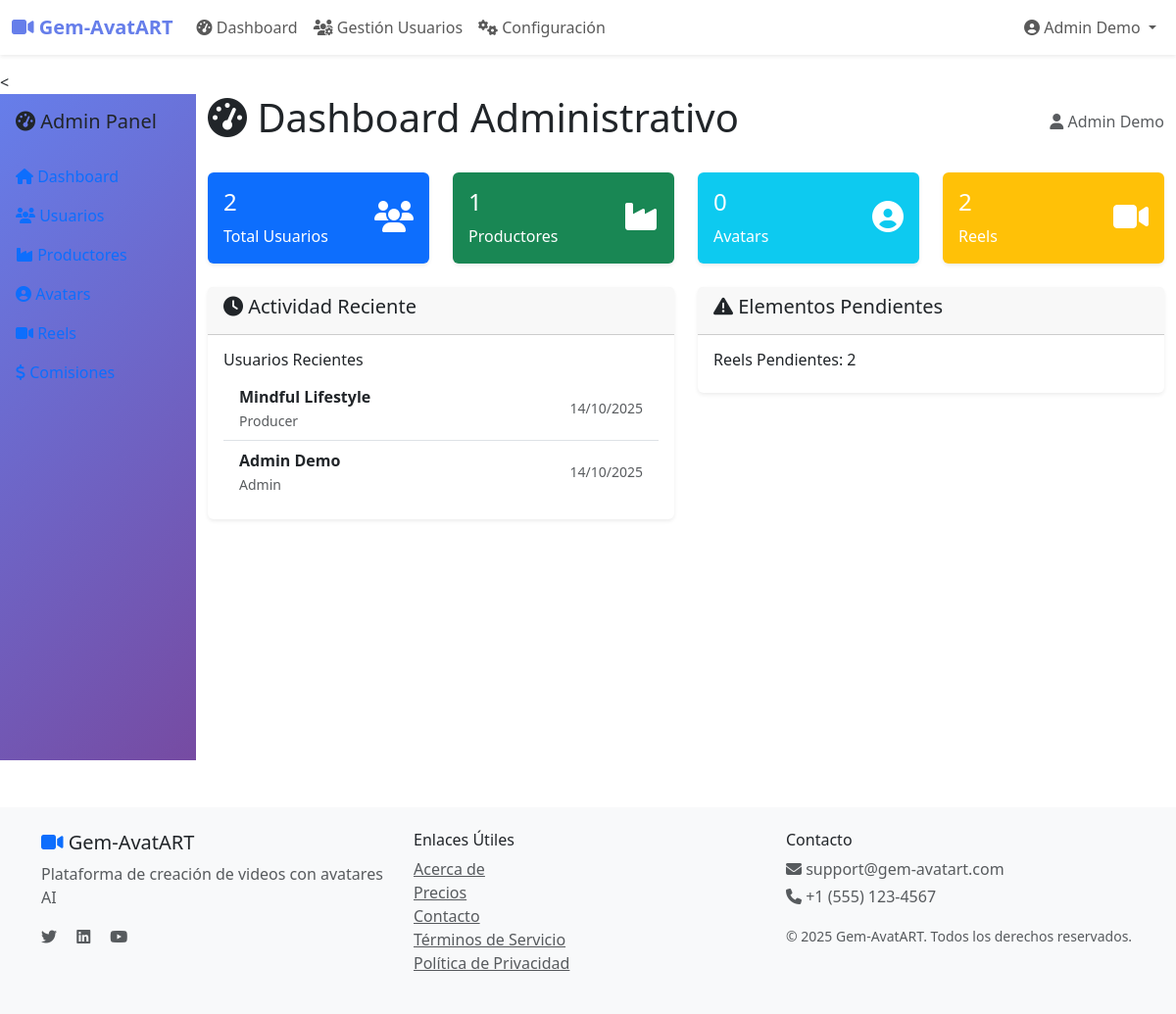
The page /admin/dashboard (signed in) on the database its author committed.
### app/models/user.py (models this page shows, shortened)
class User(UserMixin, db.Model):
    __tablename__ = 'users'
    id            = db.Column(db.Integer, primary_key = True)
    email         = db.Column(db.String(120), unique = True, nullable = False, index = True)
    username      = db.Column(db.String(80),  unique = True, nullable = False, index = True)
    password_hash = db.Column(db.String(128), nullable = False)
    first_name = db.Column(db.String(50), nullable = False)
    last_name  = db.Column(db.String(50), nullable = False)
    phone      = db.Column(db.String(20))
    avatar_url = db.Column(db.String(200))
    role        = db.Column(db.Enum(UserRole),   nullable = False, default = UserRole.FINAL_USER)
    status      = db.Column(db.Enum(UserStatus), nullable = False, default = UserStatus.PENDING)
    is_verified = db.Column(db.Boolean, default = False)
    country           = db.Column(db.String(100))
    city              = db.Column(db.String(100))
    professional_info = db.Column(db.Text)
    email_verified             = db.Column(db.Boolean, default=False)
    email_verification_token   = db.Column(db.String(100), unique=True, nullable=True)
    email_verification_sent_at = db.Column(db.DateTime, nullable=True)
    country           = db.Column(db.String(100))
    city              = db.Column(db.String(100))
    professional_info = db.Column(db.Text)
    email_verified             = db.Column(db.Boolean, default=False)
    email_verification_token   = db.Column(db.String(100), unique=True, nullable=True)
    email_verification_sent_at = db.Column(db.DateTime, nullable=True)
    created_at = db.Column(db.DateTime, default = datetime.utcnow)
    updated_at = db.Column(db.DateTime, default = datetime.utcnow, onupdate = datetime.utcnow)
    last_login = db.Column(db.DateTime)
    invited_by_id = db.Column(db.Integer, db.ForeignKey('users.id'), nullable = True)
    invited_by    = db.relationship('User', remote_side = [id], backref = 'invited_users')
    producer_profile = db.relationship('Producer', backref = 'user', uselist = False, cascade = 'all, delete-orphan')
    reels = db.relationship('Reel', foreign_keys = 'Reel.creator_id', backref = 'creator_user', lazy = 'dynamic')
    commissions_earned = db.relationship('Commission', backref = 'user', lazy='dynamic')
    @property
    def full_name(self):
        return f"{self.first_name} {self.last_name}"
    def is_admin(self):
        return self.role == UserRole.ADMIN
    def is_final_user(self):
        """
        Verifica si el usuario tiene rol de usuario final.

        Returns:
            bool: True si es usuario final, False en caso contrario

        Note:
            ✅ NUEVO - Reemplaza is_affiliate() según README
        """
        return self.role == UserRole.FINAL_USER
    is_affiliate = is_final_user

### app/routes/admin.py (the view)
@admin_bp.route('/dashboard')
@login_required
@admin_required
def dashboard():
    stats = {
        'total_users'         : User.query.count(),
        'pending_users'       : User.query.filter_by( status = UserStatus.PENDING).count(),
        'active_users'        : User.query.filter_by( status = UserStatus.ACTIVE).count(),
        'total_producers'     : User.query.filter_by( role = UserRole.PRODUCER).count(),
        'total_subproducers'  : User.query.filter_by( role = UserRole.SUBPRODUCER).count(),
        'total_affiliates'    : User.query.filter_by( role = UserRole.FINAL_USER).count(),
        'total_reels'         : Reel.query.count(),
        'pending_reels'       : Reel.query.filter_by( status = ReelStatus.PENDING).count(),
        'completed_reels'     : Reel.query.filter_by( status = ReelStatus.COMPLETED).count(),
        'total_avatars'       : Avatar.query.count(),
        'pending_avatars'     : Avatar.query.filter_by( status = AvatarStatus.PENDING).count(),
        'approved_avatars'    : Avatar.query.filter_by( status = AvatarStatus.APPROVED).count(),
        'total_commissions'   : Commission.query.count(),
        'pending_commissions' : Commission.query.filter_by( status = CommissionStatus.PENDING).count()
    }
    recent_users = User.query.order_by(User.created_at.desc()).limit(5).all()
    recent_reels = Reel.query.order_by(Reel.created_at.desc()).limit(5).all()
    pending_avatars = Avatar.query.filter_by(status = AvatarStatus.PENDING).limit(5).all()
    pending_reels   = Reel.query.filter_by(  status = ReelStatus.PENDING).limit(5).all()
    return render_template('admin/dashboard.html',
                         stats           = stats,
                         recent_users    = recent_users,
                         recent_reels    = recent_reels,
                         pending_avatars = pending_avatars,
                         pending_reels   = pending_reels)

### app/templates/admin/dashboard.html (shortened to what this page needs)
{% extends "base.html" %}
{% block content %}
<
<div class="container-fluid">
    <div class="row">
        <div class="col-md-3 col-lg-2 px-0">
            <div class="bg-light sidebar" style="min-height: calc(100vh - 120px);">
                <div class="p-3">
                    <h5><i class="fas fa-tachometer-alt"></i> Admin Panel</h5>
                </div>
                <nav class="nav flex-column">
                    <a class="nav-link active" href="{{ url_for('admin.dashboard') }}">
                        <i class="fas fa-home"></i> Dashboard
                    </a>
                    <a class="nav-link" href="{{ url_for('admin.users') }}">
                        <i class="fas fa-users"></i> Usuarios
                    </a>
                    <a class="nav-link" href="{{ url_for('admin.producers') }}">
                        <i class="fas fa-industry"></i> Productores
                    </a>
                    <a class="nav-link" href="{{ url_for('admin.avatars') }}">
                        <i class="fas fa-user-circle"></i> Avatars
                    </a>
                    <a class="nav-link" href="{{ url_for('admin.reels') }}">
                        <i class="fas fa-video"></i> Reels
                    </a>
                    <a class="nav-link" href="{{ url_for('admin.commissions') }}">
                        <i class="fas fa-dollar-sign"></i> Comisiones
                    </a>
                </nav>
            </div>
        </div>
        <div class="col-md-9 col-lg-10">
            <div class="d-flex justify-content-between align-items-center mb-4">
                <h1><i class="fas fa-tachometer-alt"></i> Dashboard Administrativo</h1>
                <div class="text-muted">
                    <i class="fas fa-user"></i> {{ current_user.full_name }}
                </div>
            </div>
            <div class="row mb-4">
                <div class="col-md-3">
                    <div class="card text-white bg-primary">
                        <div class="card-body">
                            <div class="d-flex justify-content-between">
                                <div>
                                    <h4>{{ stats.total_users }}</h4>
                                    <p class="card-text">Total Usuarios</p>
                                </div>
                                <div class="align-self-center">
                                    <i class="fas fa-users fa-2x"></i>
                                </div>
                            </div>
                        </div>
                    </div>
                </div>
                <div class="col-md-3">
                    <div class="card text-white bg-success">
                        <div class="card-body">
                            <div class="d-flex justify-content-between">
                                <div>
                                    <h4>{{ stats.total_producers }}</h4>
                                    <p class="card-text">Productores</p>
                                </div>
                                <div class="align-self-center">
                                    <i class="fas fa-industry fa-2x"></i>
                                </div>
                            </div>
                        </div>
                    </div>
                </div>
                <div class="col-md-3">
                    <div class="card text-white bg-info">
                        <div class="card-body">
                            <div class="d-flex justify-content-between">
                                <div>
                                    <h4>{{ stats.total_avatars }}</h4>
                                    <p class="card-text">Avatars</p>
                                </div>
                                <div class="align-self-center">
                                    <i class="fas fa-user-circle fa-2x"></i>
                                </div>
                            </div>
                        </div>
                    </div>
                </div>
                <div class="col-md-3">
                    <div class="card text-white bg-warning">
                        <div class="card-body">
                            <div class="d-flex justify-content-between">
                                <div>
                                    <h4>{{ stats.total_reels }}</h4>
                                    <p class="card-text">Reels</p>
                                </div>
                                <div class="align-self-center">
                                    <i class="fas fa-video fa-2x"></i>
                                </div>
                            </div>
                        </div>
                    </div>
                </div>
            </div>
            <div class="row">
                <div class="col-md-6">
                    <div class="card">
                        <div class="card-header">
                            <h5><i class="fas fa-clock"></i> Actividad Reciente</h5>
                        </div>
                        <div class="card-body">
                            {% if recent_users %}
                                <h6>Usuarios Recientes</h6>
                                <ul class="list-group list-group-flush">
                                    {% for user in recent_users %}
                                    <li class="list-group-item d-flex justify-content-between align-items-center">
                                        <div>
                                            <strong>{{ user.full_name }}</strong><br>
                                            <small class="text-muted">{{ user.role.value.title() }}</small>
                                        </div>
                                        <small class="text-muted">
                                            {{ user.created_at.strftime('%d/%m/%Y') }}
                                        </small>
                                    </li>
                                    {% endfor %}
                                </ul>
                            {% else %}
                                <p class="text-muted">No hay actividad reciente</p>
                            {% endif %}
                        </div>
                    </div>
                </div>
                <div class="col-md-6">
                    <div class="card">
                        <div class="card-header">
                            <h5><i class="fas fa-exclamation-triangle"></i> Elementos Pendientes</h5>
                        </div>
                        <div class="card-body">
                            {% if pending_avatars or pending_reels %}
                                {% if pending_reels %}
                                    <h6>Reels Pendientes: {{ pending_reels|length }}</h6>
                                {% endif %}
                            {% else %}
                                <p class="text-muted">No hay elementos pendientes</p>
                            {% endif %}
                        </div>
                    </div>
                </div>
            </div>
        </div>
    </div>
</div>
{% endblock %}

### app/templates/base.html (shortened to what this page needs)
<!DOCTYPE html>
<html lang="es">
<head>
    <link href="https://cdn.jsdelivr.net/npm/bootstrap@5.3.0/dist/css/bootstrap.min.css" rel="stylesheet">
    <link rel="stylesheet" href="https://cdnjs.cloudflare.com/ajax/libs/font-awesome/6.4.0/css/all.min.css">
</head>
<body>
    <nav class="navbar navbar-expand-lg navbar-light bg-white shadow-sm">
        <div class="container-fluid">
            <a class="navbar-brand" href="{{ url_for('main.index') }}">
                <i class="fas fa-video"></i> Gem-AvatART
            </a>
            <div class="collapse navbar-collapse" id="navbarNav">
                <ul class="navbar-nav me-auto">
                    {% if current_user.is_authenticated %}
                        <li class="nav-item">
                            <a class="nav-link" href="{{ url_for('main.dashboard') }}">
                                <i class="fas fa-tachometer-alt"></i> Dashboard
                            </a>
                        </li>
                        {% if current_user.is_admin() %}
                            <li class="nav-item">
                                <a class="nav-link" href="{{ url_for('admin.users') }}">
                                    <i class="fas fa-users-cog"></i> Gestión Usuarios
                                </a>
                            </li>
                            <li class="nav-item">
                                <a class="nav-link" href="{{ url_for('admin.dashboard') }}">
                                    <i class="fas fa-cogs"></i> Configuración
                                </a>
                            </li>
                        {% endif %}
                    {% endif %}
                </ul>
                <ul class="navbar-nav">
                    {% if current_user.is_authenticated %}
                        <li class="nav-item dropdown">
                            <a class="nav-link dropdown-toggle" href="#" id="navbarDropdown" role="button"
                               data-bs-toggle="dropdown" aria-expanded="false">
                                <i class="fas fa-user-circle"></i> {{ current_user.full_name or current_user.username }}
                            </a>
                        </li>
                    {% endif %}
                </ul>
            </div>
        </div>
    </nav>
    <main>
        {% block content %}{% endblock %}
    </main>
    <footer class="bg-light mt-5 py-4">
        <div class="container">
            <div class="row">
                <div class="col-md-4">
                    <h5><i class="fas fa-video text-primary"></i> Gem-AvatART</h5>
                    <p class="text-muted">Plataforma de creación de videos con avatares AI</p>
                    <div class="social-links">
                        <a href="#" class="text-muted me-3"><i class="fab fa-twitter"></i></a>
                        <a href="#" class="text-muted me-3"><i class="fab fa-linkedin"></i></a>
                        <a href="#" class="text-muted me-3"><i class="fab fa-youtube"></i></a>
                    </div>
                </div>
                <div class="col-md-4">
                    <h6>Enlaces Útiles</h6>
                    <ul class="list-unstyled">
                        <li><a href="{{ url_for('main.about') }}" class="text-muted">Acerca de</a></li>
                        <li><a href="{{ url_for('main.pricing') }}" class="text-muted">Precios</a></li>
                        <li><a href="{{ url_for('main.contact') }}" class="text-muted">Contacto</a></li>
                        <li><a href="#" class="text-muted">Términos de Servicio</a></li>
                        <li><a href="#" class="text-muted">Política de Privacidad</a></li>
                    </ul>
                </div>
                <div class="col-md-4">
                    <h6>Contacto</h6>
                    <p class="text-muted mb-1">
                        <i class="fas fa-envelope"></i> support@gem-avatart.com
                    </p>
                    <p class="text-muted mb-3">
                        <i class="fas fa-phone"></i> +1 (555) 123-4567
                    </p>
                    <small class="text-muted">
                        © 2025 Gem-AvatART. Todos los derechos reservados.
                    </small>
                </div>
            </div>
        </div>
    </footer>
</body>
</html>

### rows shown on the page
User: first_name+last_name "Admin Demo", full_name "Admin Demo", role.value "Admin", created_at "14/10/2025"
User: full_name "Mindful Lifestyle", role.value "Producer", created_at "14/10/2025"

### other values the page prints
{{ stats.total_users }} "2"
{{ stats.total_producers }} "1"
{{ stats.total_avatars }} "0"
{{ stats.total_reels }} "2"
{{ pending_reels|length }} "2"
